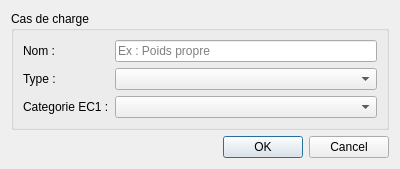
<?xml version="1.0" encoding="UTF-8"?>
<ui version="4.0">
 <class>LoadCaseDialog</class>
 <widget class="QDialog" name="LoadCaseDialog">
  <property name="windowTitle">
   <string>Nouveau cas de charge</string>
  </property>
  <property name="minimumSize">
   <size>
    <width>400</width>
    <height>0</height>
   </size>
  </property>
  <layout class="QVBoxLayout" name="mainLayout">
   <item>
    <widget class="QGroupBox" name="groupBox">
     <property name="title">
      <string>Cas de charge</string>
     </property>
     <layout class="QFormLayout" name="formLayout">
      <item row="0" column="0">
       <widget class="QLabel" name="labelName">
        <property name="text">
         <string>Nom :</string>
        </property>
       </widget>
      </item>
      <item row="0" column="1">
       <widget class="QLineEdit" name="editName">
        <property name="placeholderText">
         <string>Ex : Poids propre</string>
        </property>
       </widget>
      </item>
      <item row="1" column="0">
       <widget class="QLabel" name="labelType">
        <property name="text">
         <string>Type :</string>
        </property>
       </widget>
      </item>
      <item row="1" column="1">
       <widget class="QComboBox" name="comboType"/>
      </item>
      <item row="2" column="0">
       <widget class="QLabel" name="labelCategory">
        <property name="text">
         <string>Categorie EC1 :</string>
        </property>
       </widget>
      </item>
      <item row="2" column="1">
       <widget class="QComboBox" name="comboCategory"/>
      </item>
     </layout>
    </widget>
   </item>
   <item>
    <widget class="QDialogButtonBox" name="buttonBox">
     <property name="standardButtons">
      <set>QDialogButtonBox::Cancel|QDialogButtonBox::Ok</set>
     </property>
    </widget>
   </item>
  </layout>
 </widget>
 <resources/>
 <connections/>
</ui>
